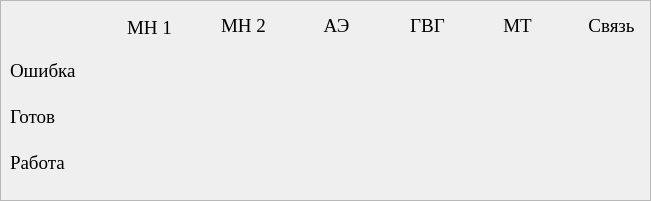
     <widget class="QFrame" name="frame">
      <property name="geometry">
       <rect>
        <x>30</x>
        <y>30</y>
        <width>651</width>
        <height>201</height>
       </rect>
      </property>
      <property name="font">
       <font>
        <family>Georgia</family>
        <weight>50</weight>
        <bold>false</bold>
       </font>
      </property>
      <property name="styleSheet">
       <string notr="true">QFrame#frame {
	border: 2px solid;
	border-radius: 40px;
}</string>
      </property>
      <property name="frameShape">
       <enum>QFrame::StyledPanel</enum>
      </property>
      <property name="frameShadow">
       <enum>QFrame::Raised</enum>
      </property>
      <widget class="QWidget" name="horizontalLayoutWidget">
       <property name="geometry">
        <rect>
         <x>10</x>
         <y>10</y>
         <width>625</width>
         <height>173</height>
        </rect>
       </property>
       <property name="font">
        <font>
         <family>Georgia</family>
         <weight>50</weight>
         <bold>false</bold>
        </font>
       </property>
       <layout class="QHBoxLayout" name="horizontalLayout">
        <item>
         <layout class="QVBoxLayout" name="verticalLayout_7">
          <item>
           <widget class="QLabel" name="label_50">
            <property name="font">
             <font>
              <family>Georgia</family>
              <pointsize>14</pointsize>
              <weight>50</weight>
              <italic>false</italic>
              <bold>false</bold>
              <underline>false</underline>
             </font>
            </property>
            <property name="text">
             <string/>
            </property>
            <property name="alignment">
             <set>Qt::AlignCenter</set>
            </property>
           </widget>
          </item>
          <item>
           <layout class="QGridLayout" name="gridLayout_8">
            <item row="2" column="0">
             <widget class="QLabel" name="label_55">
              <property name="minimumSize">
               <size>
                <width>0</width>
                <height>40</height>
               </size>
              </property>
              <property name="font">
               <font>
                <family>Georgia</family>
                <pointsize>14</pointsize>
                <weight>50</weight>
                <bold>false</bold>
               </font>
              </property>
              <property name="text">
               <string>Работа</string>
              </property>
              <property name="alignment">
               <set>Qt::AlignLeading|Qt::AlignLeft|Qt::AlignVCenter</set>
              </property>
             </widget>
            </item>
            <item row="1" column="0">
             <widget class="QLabel" name="label_56">
              <property name="minimumSize">
               <size>
                <width>0</width>
                <height>40</height>
               </size>
              </property>
              <property name="font">
               <font>
                <family>Georgia</family>
                <pointsize>14</pointsize>
                <weight>50</weight>
                <bold>false</bold>
               </font>
              </property>
              <property name="toolTipDuration">
               <number>-1</number>
              </property>
              <property name="styleSheet">
               <string notr="true"/>
              </property>
              <property name="lineWidth">
               <number>1</number>
              </property>
              <property name="text">
               <string>Готов</string>
              </property>
              <property name="alignment">
               <set>Qt::AlignLeading|Qt::AlignLeft|Qt::AlignVCenter</set>
              </property>
              <property name="wordWrap">
               <bool>false</bool>
              </property>
              <property name="margin">
               <number>0</number>
              </property>
              <property name="indent">
               <number>-1</number>
              </property>
             </widget>
            </item>
            <item row="0" column="0">
             <widget class="QLabel" name="label_53">
              <property name="minimumSize">
               <size>
                <width>0</width>
                <height>40</height>
               </size>
              </property>
              <property name="font">
               <font>
                <family>Georgia</family>
                <pointsize>14</pointsize>
                <weight>50</weight>
                <bold>false</bold>
               </font>
              </property>
              <property name="styleSheet">
               <string notr="true"/>
              </property>
              <property name="text">
               <string>Ошибка</string>
              </property>
              <property name="alignment">
               <set>Qt::AlignLeading|Qt::AlignLeft|Qt::AlignVCenter</set>
              </property>
             </widget>
            </item>
           </layout>
          </item>
         </layout>
        </item>
        <item>
         <spacer name="horizontalSpacer_6">
          <property name="font">
           <font>
            <family>Georgia</family>
            <weight>50</weight>
            <bold>false</bold>
           </font>
          </property>
          <property name="orientation">
           <enum>Qt::Horizontal</enum>
          </property>
          <property name="sizeHint" stdset="0">
           <size>
            <width>40</width>
            <height>20</height>
           </size>
          </property>
         </spacer>
        </item>
        <item>
         <layout class="QVBoxLayout" name="verticalLayout">
          <item>
           <widget class="QLabel" name="label_10">
            <property name="font">
             <font>
              <family>Georgia</family>
              <pointsize>14</pointsize>
              <weight>50</weight>
              <bold>false</bold>
             </font>
            </property>
            <property name="text">
             <string>МН 1</string>
            </property>
            <property name="alignment">
             <set>Qt::AlignCenter</set>
            </property>
           </widget>
          </item>
          <item>
           <widget class="QLabel" name="label_mn1_error">
            <property name="minimumSize">
             <size>
              <width>41</width>
              <height>40</height>
             </size>
            </property>
            <property name="maximumSize">
             <size>
              <width>41</width>
              <height>41</height>
             </size>
            </property>
            <property name="font">
             <font>
              <family>Georgia</family>
              <weight>50</weight>
              <bold>false</bold>
             </font>
            </property>
            <property name="text">
             <string/>
            </property>
            <property name="pixmap">
             <pixmap resource="../png/png.qrc">:/leds/blue-led-on.png</pixmap>
            </property>
            <property name="scaledContents">
             <bool>true</bool>
            </property>
           </widget>
          </item>
          <item>
           <widget class="QLabel" name="label_mn1_ready">
            <property name="minimumSize">
             <size>
              <width>41</width>
              <height>40</height>
             </size>
            </property>
            <property name="maximumSize">
             <size>
              <width>41</width>
              <height>41</height>
             </size>
            </property>
            <property name="font">
             <font>
              <family>Georgia</family>
              <weight>50</weight>
              <bold>false</bold>
             </font>
            </property>
            <property name="text">
             <string/>
            </property>
            <property name="pixmap">
             <pixmap resource="../png/png.qrc">:/leds/blue-led-on.png</pixmap>
            </property>
            <property name="scaledContents">
             <bool>true</bool>
            </property>
           </widget>
          </item>
          <item>
           <widget class="QLabel" name="label_mn1_on">
            <property name="minimumSize">
             <size>
              <width>41</width>
              <height>40</height>
             </size>
            </property>
            <property name="maximumSize">
             <size>
              <width>41</width>
              <height>41</height>
             </size>
            </property>
            <property name="font">
             <font>
              <family>Georgia</family>
              <weight>50</weight>
              <bold>false</bold>
             </font>
            </property>
            <property name="text">
             <string/>
            </property>
            <property name="pixmap">
             <pixmap resource="../png/png.qrc">:/leds/blue-led-on.png</pixmap>
            </property>
            <property name="scaledContents">
             <bool>true</bool>
            </property>
           </widget>
          </item>
         </layout>
        </item>
        <item>
         <spacer name="horizontalSpacer">
          <property name="font">
           <font>
            <family>Georgia</family>
            <weight>50</weight>
            <bold>false</bold>
           </font>
          </property>
          <property name="orientation">
           <enum>Qt::Horizontal</enum>
          </property>
          <property name="sizeHint" stdset="0">
           <size>
            <width>40</width>
            <height>20</height>
           </size>
          </property>
         </spacer>
        </item>
        <item>
         <layout class="QVBoxLayout" name="verticalLayout_2">
          <item>
           <widget class="QLabel" name="label_14">
            <property name="font">
             <font>
              <family>Georgia</family>
              <pointsize>14</pointsize>
              <weight>50</weight>
              <bold>false</bold>
             </font>
            </property>
            <property name="text">
             <string>МН 2</string>
            </property>
            <property name="alignment">
             <set>Qt::AlignCenter</set>
            </property>
           </widget>
          </item>
          <item>
           <widget class="QLabel" name="label_mn2_error">
            <property name="minimumSize">
             <size>
              <width>41</width>
              <height>41</height>
             </size>
            </property>
            <property name="maximumSize">
             <size>
              <width>41</width>
              <height>41</height>
             </size>
            </property>
            <property name="font">
             <font>
              <family>Georgia</family>
              <weight>50</weight>
              <bold>false</bold>
             </font>
            </property>
            <property name="text">
             <string/>
            </property>
            <property name="pixmap">
             <pixmap resource="../png/png.qrc">:/leds/blue-led-on.png</pixmap>
            </property>
            <property name="scaledContents">
             <bool>true</bool>
            </property>
           </widget>
          </item>
          <item>
           <widget class="QLabel" name="label_mn2_ready">
            <property name="minimumSize">
             <size>
              <width>41</width>
              <height>41</height>
             </size>
            </property>
            <property name="maximumSize">
             <size>
              <width>41</width>
              <height>41</height>
             </size>
            </property>
            <property name="font">
             <font>
              <family>Georgia</family>
              <weight>50</weight>
              <bold>false</bold>
             </font>
            </property>
            <property name="text">
             <string/>
            </property>
            <property name="pixmap">
             <pixmap resource="../png/png.qrc">:/leds/blue-led-on.png</pixmap>
            </property>
            <property name="scaledContents">
             <bool>true</bool>
            </property>
           </widget>
          </item>
          <item>
           <widget class="QLabel" name="label_mn2_on">
            <property name="minimumSize">
             <size>
              <width>41</width>
              <height>41</height>
             </size>
            </property>
            <property name="maximumSize">
             <size>
              <width>41</width>
              <height>41</height>
             </size>
            </property>
            <property name="font">
             <font>
              <family>Georgia</family>
              <weight>50</weight>
              <bold>false</bold>
             </font>
            </property>
            <property name="text">
             <string/>
            </property>
            <property name="pixmap">
             <pixmap resource="../png/png.qrc">:/leds/blue-led-on.png</pixmap>
            </property>
            <property name="scaledContents">
             <bool>true</bool>
            </property>
           </widget>
          </item>
         </layout>
        </item>
        <item>
         <spacer name="horizontalSpacer_2">
          <property name="font">
           <font>
            <family>Georgia</family>
            <weight>50</weight>
            <bold>false</bold>
           </font>
          </property>
          <property name="orientation">
           <enum>Qt::Horizontal</enum>
          </property>
          <property name="sizeHint" stdset="0">
           <size>
            <width>40</width>
            <height>20</height>
           </size>
          </property>
         </spacer>
        </item>
        <item>
         <layout class="QVBoxLayout" name="verticalLayout_3">
          <item>
           <widget class="QLabel" name="label_42">
            <property name="font">
             <font>
              <family>Georgia</family>
              <pointsize>14</pointsize>
              <weight>50</weight>
              <bold>false</bold>
             </font>
            </property>
            <property name="styleSheet">
             <string notr="true"/>
            </property>
            <property name="text">
             <string>АЭ</string>
            </property>
            <property name="alignment">
             <set>Qt::AlignCenter</set>
            </property>
           </widget>
          </item>
          <item>
           <widget class="QLabel" name="label_ae_error">
            <property name="minimumSize">
             <size>
              <width>41</width>
              <height>41</height>
             </size>
            </property>
            <property name="maximumSize">
             <size>
              <width>41</width>
              <height>41</height>
             </size>
            </property>
            <property name="font">
             <font>
              <family>Georgia</family>
              <weight>50</weight>
              <bold>false</bold>
             </font>
            </property>
            <property name="text">
             <string/>
            </property>
            <property name="pixmap">
             <pixmap resource="../png/png.qrc">:/leds/blue-led-on.png</pixmap>
            </property>
            <property name="scaledContents">
             <bool>true</bool>
            </property>
           </widget>
          </item>
          <item>
           <widget class="QLabel" name="label_ae_ready">
            <property name="minimumSize">
             <size>
              <width>41</width>
              <height>41</height>
             </size>
            </property>
            <property name="maximumSize">
             <size>
              <width>41</width>
              <height>41</height>
             </size>
            </property>
            <property name="font">
             <font>
              <family>Georgia</family>
              <weight>50</weight>
              <bold>false</bold>
             </font>
            </property>
            <property name="text">
             <string/>
            </property>
            <property name="pixmap">
             <pixmap resource="../png/png.qrc">:/leds/blue-led-on.png</pixmap>
            </property>
            <property name="scaledContents">
             <bool>true</bool>
            </property>
           </widget>
          </item>
          <item>
           <widget class="QLabel" name="label_25">
            <property name="minimumSize">
             <size>
              <width>41</width>
              <height>41</height>
             </size>
            </property>
            <property name="maximumSize">
             <size>
              <width>41</width>
              <height>41</height>
             </size>
            </property>
            <property name="font">
             <font>
              <family>Georgia</family>
              <weight>50</weight>
              <bold>false</bold>
             </font>
            </property>
            <property name="text">
             <string/>
            </property>
            <property name="scaledContents">
             <bool>true</bool>
            </property>
           </widget>
          </item>
         </layout>
        </item>
        <item>
         <spacer name="horizontalSpacer_3">
          <property name="font">
           <font>
            <family>Georgia</family>
            <weight>50</weight>
            <bold>false</bold>
           </font>
          </property>
          <property name="orientation">
           <enum>Qt::Horizontal</enum>
          </property>
          <property name="sizeHint" stdset="0">
           <size>
            <width>40</width>
            <height>20</height>
           </size>
          </property>
         </spacer>
        </item>
        <item>
         <layout class="QVBoxLayout" name="verticalLayout_4">
          <item>
           <widget class="QLabel" name="label_28">
            <property name="font">
             <font>
              <family>Georgia</family>
              <pointsize>14</pointsize>
              <weight>50</weight>
              <bold>false</bold>
             </font>
            </property>
            <property name="text">
             <string>ГВГ</string>
            </property>
            <property name="alignment">
             <set>Qt::AlignCenter</set>
            </property>
           </widget>
          </item>
          <item>
           <widget class="QLabel" name="label_gvg_error">
            <property name="minimumSize">
             <size>
              <width>41</width>
              <height>41</height>
             </size>
            </property>
            <property name="maximumSize">
             <size>
              <width>41</width>
              <height>41</height>
             </size>
            </property>
            <property name="font">
             <font>
              <family>Georgia</family>
              <weight>50</weight>
              <bold>false</bold>
             </font>
            </property>
            <property name="text">
             <string/>
            </property>
            <property name="pixmap">
             <pixmap resource="../png/png.qrc">:/leds/blue-led-on.png</pixmap>
            </property>
            <property name="scaledContents">
             <bool>true</bool>
            </property>
           </widget>
          </item>
          <item>
           <widget class="QLabel" name="label_gvg_ready">
            <property name="minimumSize">
             <size>
              <width>41</width>
              <height>41</height>
             </size>
            </property>
            <property name="maximumSize">
             <size>
              <width>41</width>
              <height>41</height>
             </size>
            </property>
            <property name="font">
             <font>
              <family>Georgia</family>
              <weight>50</weight>
              <bold>false</bold>
             </font>
            </property>
            <property name="text">
             <string/>
            </property>
            <property name="pixmap">
             <pixmap resource="../png/png.qrc">:/leds/blue-led-on.png</pixmap>
            </property>
            <property name="scaledContents">
             <bool>true</bool>
            </property>
           </widget>
          </item>
          <item>
           <widget class="QLabel" name="label_32">
            <property name="minimumSize">
             <size>
              <width>41</width>
              <height>41</height>
             </size>
            </property>
            <property name="maximumSize">
             <size>
              <width>41</width>
              <height>41</height>
             </size>
            </property>
            <property name="font">
             <font>
              <family>Georgia</family>
              <weight>50</weight>
              <bold>false</bold>
             </font>
            </property>
            <property name="text">
             <string/>
            </property>
            <property name="scaledContents">
             <bool>true</bool>
            </property>
           </widget>
          </item>
         </layout>
        </item>
        <item>
         <spacer name="horizontalSpacer_4">
          <property name="font">
           <font>
            <family>Georgia</family>
            <weight>50</weight>
            <bold>false</bold>
           </font>
          </property>
          <property name="orientation">
           <enum>Qt::Horizontal</enum>
          </property>
          <property name="sizeHint" stdset="0">
           <size>
            <width>40</width>
            <height>20</height>
           </size>
          </property>
         </spacer>
        </item>
        <item>
         <layout class="QVBoxLayout" name="verticalLayout_5">
          <item>
           <widget class="QLabel" name="label_35">
            <property name="font">
             <font>
              <family>Georgia</family>
              <pointsize>14</pointsize>
              <weight>50</weight>
              <bold>false</bold>
             </font>
            </property>
            <property name="text">
             <string>МТ</string>
            </property>
            <property name="alignment">
             <set>Qt::AlignCenter</set>
            </property>
           </widget>
          </item>
          <item>
           <widget class="QLabel" name="label_mt_error">
            <property name="minimumSize">
             <size>
              <width>41</width>
              <height>41</height>
             </size>
            </property>
            <property name="maximumSize">
             <size>
              <width>41</width>
              <height>41</height>
             </size>
            </property>
            <property name="font">
             <font>
              <family>Georgia</family>
              <weight>50</weight>
              <bold>false</bold>
             </font>
            </property>
            <property name="text">
             <string/>
            </property>
            <property name="pixmap">
             <pixmap resource="../png/png.qrc">:/leds/blue-led-on.png</pixmap>
            </property>
            <property name="scaledContents">
             <bool>true</bool>
            </property>
           </widget>
          </item>
          <item>
           <widget class="QLabel" name="label_mt_ready">
            <property name="minimumSize">
             <size>
              <width>41</width>
              <height>41</height>
             </size>
            </property>
            <property name="maximumSize">
             <size>
              <width>41</width>
              <height>41</height>
             </size>
            </property>
            <property name="font">
             <font>
              <family>Georgia</family>
              <weight>50</weight>
              <bold>false</bold>
             </font>
            </property>
            <property name="text">
             <string/>
            </property>
            <property name="pixmap">
             <pixmap resource="../png/png.qrc">:/leds/blue-led-on.png</pixmap>
            </property>
            <property name="scaledContents">
             <bool>true</bool>
            </property>
           </widget>
          </item>
          <item>
           <widget class="QLabel" name="label_39">
            <property name="minimumSize">
             <size>
              <width>41</width>
              <height>41</height>
             </size>
            </property>
            <property name="maximumSize">
             <size>
              <width>41</width>
              <height>41</height>
             </size>
            </property>
            <property name="font">
             <font>
              <family>Georgia</family>
              <weight>50</weight>
              <bold>false</bold>
             </font>
            </property>
            <property name="text">
             <string/>
            </property>
            <property name="scaledContents">
             <bool>true</bool>
            </property>
           </widget>
          </item>
         </layout>
        </item>
        <item>
         <spacer name="horizontalSpacer_5">
          <property name="font">
           <font>
            <family>Georgia</family>
            <weight>50</weight>
            <bold>false</bold>
           </font>
          </property>
          <property name="orientation">
           <enum>Qt::Horizontal</enum>
          </property>
          <property name="sizeHint" stdset="0">
           <size>
            <width>40</width>
            <height>20</height>
           </size>
          </property>
         </spacer>
        </item>
        <item>
         <layout class="QVBoxLayout" name="verticalLayout_6">
          <item>
           <widget class="QLabel" name="label_43">
            <property name="font">
             <font>
              <family>Georgia</family>
              <pointsize>14</pointsize>
              <weight>50</weight>
              <bold>false</bold>
             </font>
            </property>
            <property name="text">
             <string>Связь</string>
            </property>
            <property name="alignment">
             <set>Qt::AlignCenter</set>
            </property>
           </widget>
          </item>
          <item>
           <widget class="QLabel" name="label_connect_error">
            <property name="minimumSize">
             <size>
              <width>41</width>
              <height>41</height>
             </size>
            </property>
            <property name="maximumSize">
             <size>
              <width>41</width>
              <height>41</height>
             </size>
            </property>
            <property name="font">
             <font>
              <family>Georgia</family>
              <weight>50</weight>
              <bold>false</bold>
             </font>
            </property>
            <property name="text">
             <string/>
            </property>
            <property name="pixmap">
             <pixmap resource="../png/png.qrc">:/leds/blue-led-on.png</pixmap>
            </property>
            <property name="scaledContents">
             <bool>true</bool>
            </property>
           </widget>
          </item>
          <item>
           <widget class="QLabel" name="label_connect_ready">
            <property name="minimumSize">
             <size>
              <width>41</width>
              <height>41</height>
             </size>
            </property>
            <property name="maximumSize">
             <size>
              <width>41</width>
              <height>41</height>
             </size>
            </property>
            <property name="font">
             <font>
              <family>Georgia</family>
              <weight>50</weight>
              <bold>false</bold>
             </font>
            </property>
            <property name="text">
             <string/>
            </property>
            <property name="pixmap">
             <pixmap resource="../png/png.qrc">:/leds/blue-led-on.png</pixmap>
            </property>
            <property name="scaledContents">
             <bool>true</bool>
            </property>
           </widget>
          </item>
          <item>
           <widget class="QLabel" name="label_45">
            <property name="minimumSize">
             <size>
              <width>41</width>
              <height>41</height>
             </size>
            </property>
            <property name="maximumSize">
             <size>
              <width>41</width>
              <height>41</height>
             </size>
            </property>
            <property name="font">
             <font>
              <family>Georgia</family>
              <weight>50</weight>
              <bold>false</bold>
             </font>
            </property>
            <property name="text">
             <string/>
            </property>
            <property name="scaledContents">
             <bool>true</bool>
            </property>
           </widget>
          </item>
         </layout>
        </item>
       </layout>
      </widget>
     </widget>
